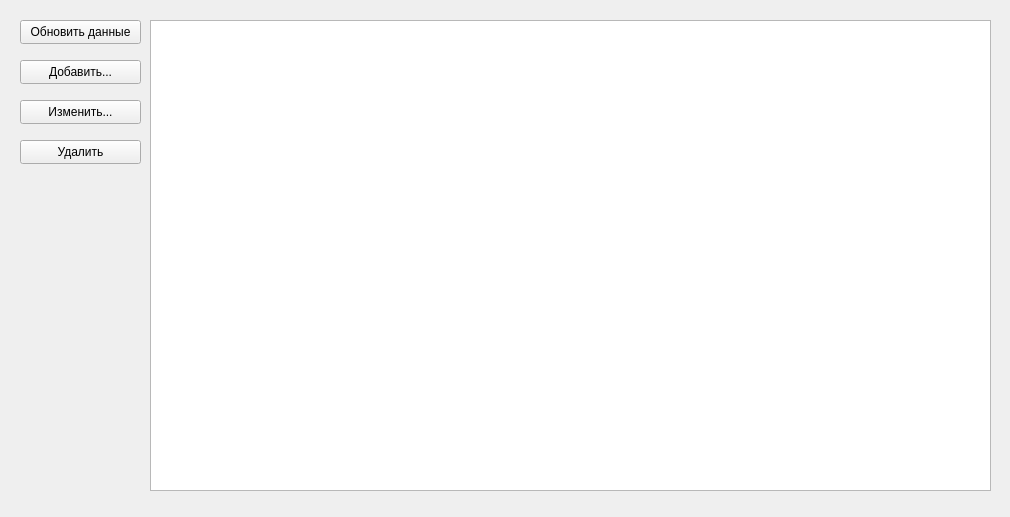
<?xml version="1.0" encoding="UTF-8"?>
<ui version="4.0">
 <class>researches</class>
 <widget class="QWidget" name="researches">
  <property name="geometry">
   <rect>
    <x>0</x>
    <y>0</y>
    <width>1010</width>
    <height>517</height>
   </rect>
  </property>
  <property name="windowTitle">
   <string>Form</string>
  </property>
  <widget class="QTableView" name="tableView">
   <property name="geometry">
    <rect>
     <x>150</x>
     <y>20</y>
     <width>841</width>
     <height>471</height>
    </rect>
   </property>
   <property name="sizePolicy">
    <sizepolicy hsizetype="Expanding" vsizetype="Expanding">
     <horstretch>0</horstretch>
     <verstretch>0</verstretch>
    </sizepolicy>
   </property>
   <property name="contextMenuPolicy">
    <enum>Qt::CustomContextMenu</enum>
   </property>
   <property name="sizeAdjustPolicy">
    <enum>QAbstractScrollArea::AdjustIgnored</enum>
   </property>
   <property name="editTriggers">
    <set>QAbstractItemView::NoEditTriggers</set>
   </property>
   <property name="showDropIndicator" stdset="0">
    <bool>false</bool>
   </property>
   <property name="dragDropOverwriteMode">
    <bool>false</bool>
   </property>
   <property name="selectionMode">
    <enum>QAbstractItemView::SingleSelection</enum>
   </property>
   <property name="selectionBehavior">
    <enum>QAbstractItemView::SelectRows</enum>
   </property>
   <property name="cornerButtonEnabled">
    <bool>false</bool>
   </property>
   <attribute name="verticalHeaderDefaultSectionSize">
    <number>70</number>
   </attribute>
  </widget>
  <widget class="QPushButton" name="UpdateDialogOpen">
   <property name="geometry">
    <rect>
     <x>20</x>
     <y>100</y>
     <width>121</width>
     <height>24</height>
    </rect>
   </property>
   <property name="text">
    <string>Изменить...</string>
   </property>
  </widget>
  <widget class="QPushButton" name="InsertDialogOpen">
   <property name="geometry">
    <rect>
     <x>20</x>
     <y>60</y>
     <width>121</width>
     <height>24</height>
    </rect>
   </property>
   <property name="text">
    <string>Добавить...</string>
   </property>
  </widget>
  <widget class="QPushButton" name="DeleteRow">
   <property name="geometry">
    <rect>
     <x>20</x>
     <y>140</y>
     <width>121</width>
     <height>24</height>
    </rect>
   </property>
   <property name="text">
    <string>Удалить</string>
   </property>
  </widget>
  <widget class="QPushButton" name="tableRefreshButton">
   <property name="geometry">
    <rect>
     <x>20</x>
     <y>20</y>
     <width>121</width>
     <height>24</height>
    </rect>
   </property>
   <property name="text">
    <string>Обновить данные</string>
   </property>
  </widget>
 </widget>
 <resources/>
 <connections/>
</ui>
